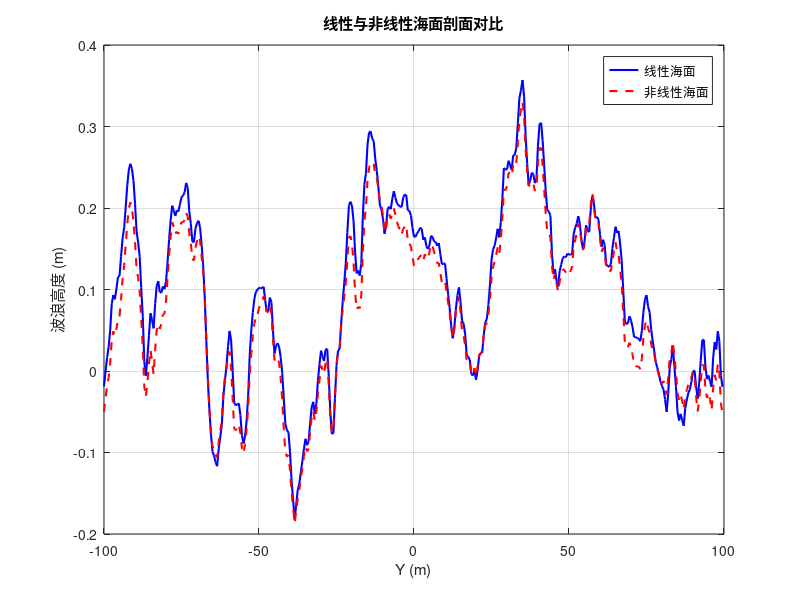

This chart was generated by the following MATLAB code:
clear;
clc;

% 网格设置
[x, y] = meshgrid(-100:0.5:99.75);
dkx = 2 * pi / 200;
dky = 2 * pi / 200; 
kx = [(dkx:dkx:(200 * dkx)), -fliplr(dkx:dkx:(200 * dkx))];
ky = kx;

[kx, ky] = meshgrid(kx, ky);
A = dkx * dky; % 单位面元

% 高斯噪声生成
B = normrnd(0, 1, 400, 400);  % 均值，方差，矩阵，正态分布
B2 = normrnd(0, 1, 400, 400);
r = (B + 1i * B2) / 2.^0.5;
rr = (rot90(B, 2) + 1i * rot90(B2, 2)) / 2.^0.5;
z = conj(rr);

% 频谱定义
S = zeros(400, 400);
Q = zeros(400, 400);
u = 5; % 风速
s = 10; % 风谱指数
phi0 = pi / 2; % 风向

% Elfouhaily方向谱计算
S = (0.5 * 0.0081 * ((kx.^2 + ky.^2).^0.5).^(-3) .* exp(-0.74 * 9.81^2 * u^(-4) * ((kx.^2 + ky.^2).^0.5).^(-2))) ...
    .* (2^(2 * s - 1) * gamma(s + 1)^2 / (pi * gamma(2 * s + 1)) * cos((atan2(kx, ky) - phi0) / 2).^(2 * s)) ./ ((kx.^2 + ky.^2).^0.5);

Q = (0.5 * 0.0081 * ((kx.^2 + ky.^2).^0.5).^(-3) .* exp(-0.74 * 9.81^2 * u^(-4) * ((kx.^2 + ky.^2).^0.5).^(-2))) ...
    .* (2^(2 * s - 1) * gamma(s + 1)^2 / (pi * gamma(2 * s + 1)) * cos((pi - atan2(kx, ky) - phi0) / 2).^(2 * s)) ./ ((kx.^2 + ky.^2).^0.5);

% 生成海面高频域
H = r .* (S .* A).^0.5 .* exp(1i * (9.81 * ((kx.^2 + ky.^2).^0.5 .* (1 + (kx.^2 + ky.^2) / 363)).^0.5)) + ...
    conj(rr) .* (Q .* A).^0.5 .* exp(-1i * (9.81 * ((kx.^2 + ky.^2).^0.5 .* (1 + (kx.^2 + ky.^2) / 363)).^0.5));

% 线性海面生成
Z_linear = ifft2(400 * 400 * H);
Z_linear = real(Z_linear);

% **Creamer 模型：对海面进行非线性调整**
% 计算波浪的相位谱和振幅
Z_linear_freq = fft2(Z_linear);

% 获取振幅和相位
amplitude = abs(Z_linear_freq);
phase = angle(Z_linear_freq);

% 对相位进行希尔伯特变换，且对变换幅度做微调
phase_nonlinear = phase - 0.3 * imag(hilbert(phase));  % 控制扰动幅度，避免过大的相位变化

% 合成非线性海面：振幅保持不变，调整相位
Z_nonlinear_freq = amplitude .* exp(1i * phase_nonlinear);

% 生成非线性海面
Z_nonlinear = ifft2(Z_nonlinear_freq);
Z_nonlinear = real(Z_nonlinear);

% 提取剖面数据
x_index = 200; % 选取 x = 0 附近的剖面（索引200为中心线）
Z_linear_section = Z_linear(:, x_index);
Z_nonlinear_section = Z_nonlinear(:, x_index);

% 绘制剖面图
figure;
plot(y(:, x_index), Z_linear_section, 'b-', 'LineWidth', 1.5); hold on;
plot(y(:, x_index), Z_nonlinear_section, 'r--', 'LineWidth', 1.5);
legend('线性海面', '非线性海面');
title('线性与非线性海面剖面对比');
xlabel('Y (m)');
ylabel('波浪高度 (m)');
grid on;
%axis([-100 100 -100 100 -1 1]);
hold off;
